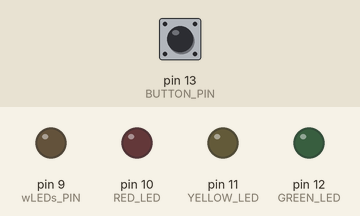
A sketch run on a simulated Arduino Uno, built with avr-gcc and run on an emulated ATmega328P. Shown: output pins drawn as LEDs (lit = HIGH). The inputs (shaded band) are chosen by the test bench; at power-on: pin 13 (BUTTON_PIN) LOW. What the sketch prints to the serial monitor is not drawn.

Above: at 1.5 s.
At 3.5 s:
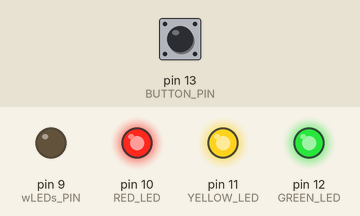
At 9.0 s:
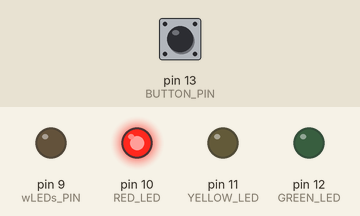
At 16.0 s:
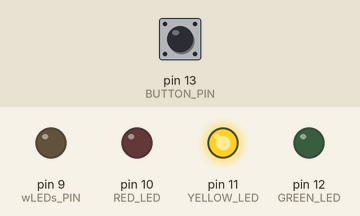
At 23.0 s:
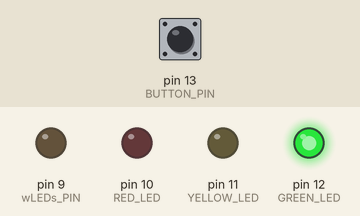
Timing chart, 0 to 33.8 s (numbered marks = the images above):
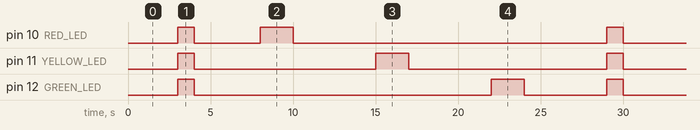

Measured:
- by itself, pin 10 (RED_LED): repeats every 26.0 s: LOW 4.0 s, HIGH 2.0 s, LOW 19.0 s, HIGH 1.0 s
- by itself, pin 11 (YELLOW_LED): repeats every 26.0 s: LOW 11.0 s, HIGH 2.0 s, LOW 12.0 s, HIGH 1.0 s
- by itself, pin 12 (GREEN_LED): repeats every 26.0 s: LOW 18.0 s, HIGH 2.0 s, LOW 5.0 s, HIGH 1.0 s

The sketch:

LEDs_indicator_V3.ino
```cpp
#define BUTTON_PIN 13
#define wLEDs_PIN 9
void setup()
{
  pinMode(10,OUTPUT);  // RED LED

  pinMode(11,OUTPUT);  // YELLOW LED

  pinMode(12,OUTPUT);  // GREEN LED

 pinMode(wLEDs_PIN, OUTPUT); // 3 white LEDs
 pinMode(BUTTON_PIN, INPUT); // button trigger

}

void loop()
{
  Serial.begin(9600);

  initalReadingPosition();
  failingRedLED();
  connectYellowLED();
  runningGreenLED();

  if (digitalRead(BUTTON_PIN) == HIGH) {
    digitalWrite(wLEDs_PIN, HIGH);
  }
  else {
    digitalWrite(wLEDs_PIN, LOW);
  }
}

void initalReadingPosition(){
  Serial.print("Initaling Status ");
  delay(500);
  Serial.print("-");
  delay(500);
  Serial.print("-");
  delay(500);
  Serial.print("-");
  delay(500);
  Serial.print("-");
  delay(500);
  Serial.print(" Reding Position red+yellow+green LED blinking");
  Serial.println("");
  delay(500);

  digitalWrite(10, HIGH);
  digitalWrite(11, HIGH);
  digitalWrite(12, HIGH);
  delay(1000);
  digitalWrite(10, LOW);
  digitalWrite(11, LOW);
  digitalWrite(12, LOW);
  delay(1000);

}
void failingRedLED(){
  Serial.print("Failing Status ");
  delay(500);
  Serial.print("-");
  delay(500);
  Serial.print("-");
  delay(500);
  Serial.print("-");
  delay(500);
  Serial.print("-");
  delay(500);
  Serial.print(" red LED blinking");
  Serial.println("");
  delay(500);

  digitalWrite(10, HIGH);
  delay(2000);
  digitalWrite(10, LOW);
  delay(2000);
}
void connectYellowLED(){
  Serial.print("Conneting Status ");
  delay(500);
  Serial.print("-");
  delay(500);
  Serial.print("-");
  delay(500);
  Serial.print("-");
  delay(500);
  Serial.print("-");
  delay(500);
  Serial.print(" yellow LED blinking");
  Serial.println("");
  delay(500);

  digitalWrite(11, HIGH);
  delay(2000);
  digitalWrite(11, LOW);
  delay(2000);
}
void runningGreenLED(){
  Serial.print("Running Status ");
  delay(500);
  Serial.print("-");
  delay(500);
  Serial.print("-");
  delay(500);
  Serial.print("-");
  delay(500);
  Serial.print("-");
  delay(500);
  Serial.print(" green LED blinking");
  Serial.println("");
  delay(500);
  digitalWrite(12, HIGH);
  delay(2000);
  digitalWrite(12, LOW);
  delay(2000);
}
```
